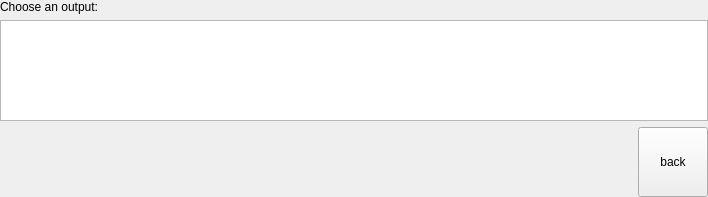
<?xml version="1.0" encoding="UTF-8"?>
<ui version="4.0">
 <class>NewOutputWidget</class>
 <widget class="QWidget" name="NewOutputWidget">
  <property name="geometry">
   <rect>
    <x>0</x>
    <y>0</y>
    <width>708</width>
    <height>197</height>
   </rect>
  </property>
  <layout class="QVBoxLayout" name="verticalLayout">
   <property name="leftMargin">
    <number>0</number>
   </property>
   <property name="topMargin">
    <number>0</number>
   </property>
   <property name="rightMargin">
    <number>0</number>
   </property>
   <property name="bottomMargin">
    <number>0</number>
   </property>
   <item>
    <widget class="QLabel" name="labelPluginsTitle">
     <property name="minimumSize">
      <size>
       <width>0</width>
       <height>0</height>
      </size>
     </property>
     <property name="text">
      <string>Choose an output:</string>
     </property>
    </widget>
   </item>
   <item>
    <widget class="QListWidget" name="listConnections">
     <property name="frameShadow">
      <enum>QFrame::Plain</enum>
     </property>
     <property name="lineWidth">
      <number>0</number>
     </property>
     <property name="horizontalScrollBarPolicy">
      <enum>Qt::ScrollBarAlwaysOff</enum>
     </property>
     <property name="editTriggers">
      <set>QAbstractItemView::DoubleClicked|QAbstractItemView::EditKeyPressed</set>
     </property>
     <property name="showDropIndicator" stdset="0">
      <bool>false</bool>
     </property>
     <property name="selectionRectVisible">
      <bool>true</bool>
     </property>
    </widget>
   </item>
   <item>
    <layout class="QHBoxLayout" name="horizontalLayout_2">
     <property name="bottomMargin">
      <number>0</number>
     </property>
     <item>
      <spacer name="horizontalSpacer">
       <property name="orientation">
        <enum>Qt::Horizontal</enum>
       </property>
       <property name="sizeHint" stdset="0">
        <size>
         <width>40</width>
         <height>20</height>
        </size>
       </property>
      </spacer>
     </item>
     <item>
      <widget class="QPushButton" name="buttonBack">
       <property name="minimumSize">
        <size>
         <width>70</width>
         <height>70</height>
        </size>
       </property>
       <property name="maximumSize">
        <size>
         <width>70</width>
         <height>70</height>
        </size>
       </property>
       <property name="text">
        <string notr="true">back</string>
       </property>
      </widget>
     </item>
    </layout>
   </item>
  </layout>
 </widget>
 <resources/>
 <connections/>
</ui>
